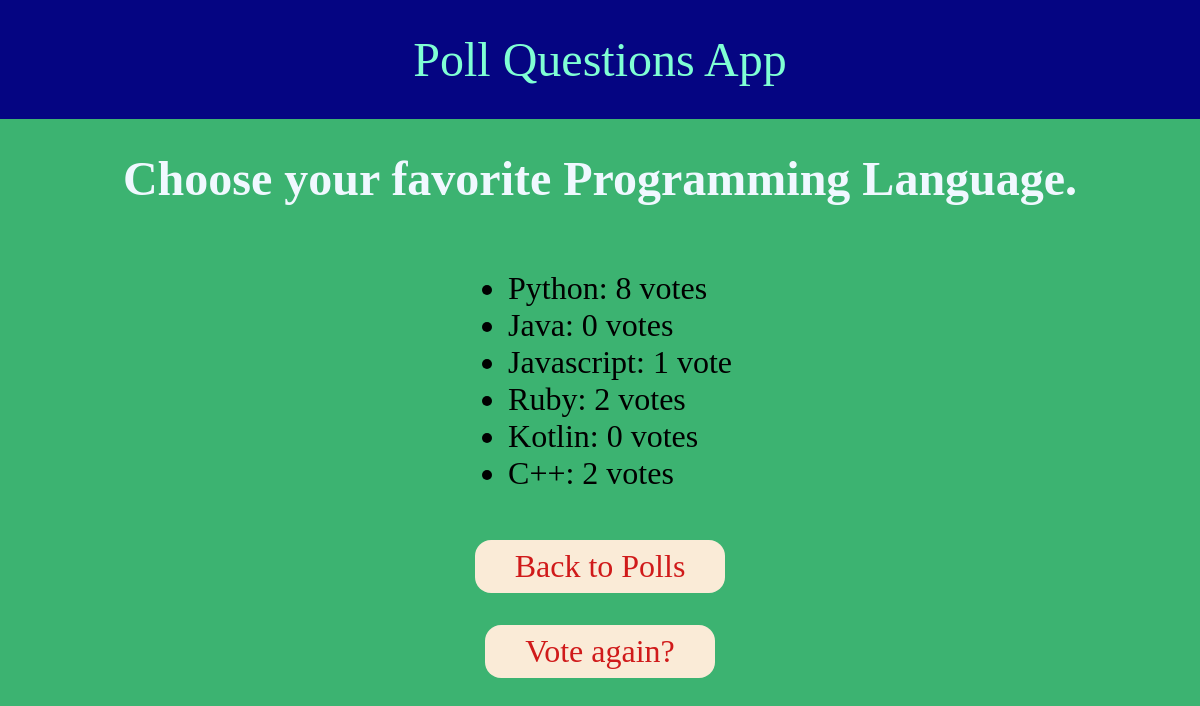
Page /polls/3/results on the committed database.
### polls/models.py (models this page shows, shortened)
class Question(models.Model):
    question_text = models.CharField(max_length=200)
    pub_date =models.DateTimeField("date published")

class Choice(models.Model):
    question = models.ForeignKey(Question,on_delete=models.CASCADE)
    choice_text =models.CharField(max_length=200)
    votes = models.IntegerField(default=0)

### polls/views.py (the view)
# urls.py: path('<int:question_id>/results', views.results, name='results'),
def results(request,question_id):
     question =get_object_or_404(Question,pk=question_id)
     return render(request,'polls/results.html',{'question':question})

### polls/templates/polls/results.html (shortened to what this page needs)
{% extends 'base.html' %}
{% block content %}
<h1>{{ question.question_text }}</h1>
<div class="listings">
<ul class="list">
   {% for choice in question.choice_set.all %}
   <li>{{ choice.choice_text }}:
    <span> {{ choice.votes }}  vote{{ choice.votes | pluralize }} </span>
   </li>
   {% endfor %}
</ul>
<a href="{% url 'polls:index' %}">Back to Polls</a>
<a href="{% url 'polls:details' question.id %}">Vote again? </a>
</div>
{% endblock %}

### polls/templates/base.html (shortened to what this page needs)
<!DOCTYPE html>
<html lang="en">
  <head>
  </head>
  <body>
    <nav>
      <span> Poll Questions App </span>
    </nav>
    {% block content %} {% endblock %}
  </body>
</html>

### polls/templates/base.html (style rules this page uses)
body { background-color: mediumseagreen; margin: 0; }
h1 { color: aliceblue; text-align: center; font-size: 3rem; }
nav { background-color: rgb(5, 5, 130); margin: 0; padding: 2rem; font-size: 3rem; text-align: center; color: aquamarine; }
a { color: rgb(208, 26, 26); background-color: antiquewhite; border-radius: 1rem; padding: 0.5rem 2.5rem; font-size: 2rem; text-decoration: none; flex-direction: row; }

### polls/templates/polls/results.html (style rules this page uses)
.listings { display: flex; align-items: center; flex-direction: column; }
ul { font-size: 2rem; }
a { margin: 1rem; }

### rows in the picture
Question: question_text "Choose your favorite Programming Language."
Choice: choice_text "Python", votes "8", votes|pluralize "s"
Choice: choice_text "Java", votes "0", votes|pluralize "s"
Choice: choice_text "Javascript", votes "1"
Choice: choice_text "Ruby", votes "2", votes|pluralize "s"
Choice: choice_text "Kotlin", votes "0", votes|pluralize "s"
Choice: choice_text "C++", votes "2", votes|pluralize "s"
